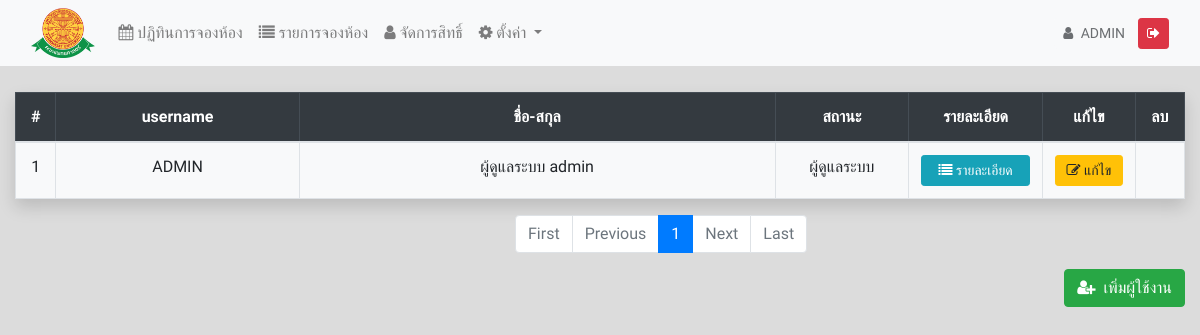
Screenshot of /user_manage.php (signed in) with the database file from the repository.
### tables this page shows
CREATE TABLE `users` (
  `id` int(11) NOT NULL AUTO_INCREMENT,
  `username` varchar(255) DEFAULT NULL,
  `password` varchar(50) NOT NULL,
  `TFNAME` varchar(150) NOT NULL,
  `TLNAME` varchar(150) NOT NULL,
  `sex` varchar(50) DEFAULT NULL,
  `id_card` varchar(13) DEFAULT NULL,
  `session_id` varchar(32) DEFAULT NULL,
  `create_date` datetime DEFAULT CURRENT_TIMESTAMP,
  `active` tinyint(1) DEFAULT '1',
  `status_type` int(11) DEFAULT '0' COMMENT '0 = ผู้ใช้ , 1 = Admin',
  PRIMARY KEY (`id`),
  KEY `username` (`username`)
);

### user_manage.php (the view, shortened to what this page needs)
<!doctype html>
<html lang="en">
<head>
    <link rel="stylesheet" href="https://stackpath.bootstrapcdn.com/font-awesome/4.7.0/css/font-awesome.css">
    <link rel="stylesheet" href="https://stackpath.bootstrapcdn.com/bootstrap/4.5.2/css/bootstrap.min.css"
>
    <link rel="stylesheet" href="css/style.css">
</head>
<body>
    <?
        include "ui/nav.php";
        include "function.php";
        $sql = "SELECT * FROM users ORDER BY id ASC";
        $result = $conn->query($sql);
        $users = array();
        if($result->num_rows > 0){
            $i = 0;
            while($row = $result->fetch_object()){
                foreach($row as $key => $val){
                    $users[$i][$key] = $val;
                }
                $i++;
            }
        }
    ?>
    <div class="container-fluid">
        <div class="row mt-3">
            <?
          if((isset($_SESSION) && $_SESSION['status_type'] != '1')){
            echo "<script>alert('ท่านไม่มีสิทธิ์ในหน้านี้')</script>";
        }else{
        ?>
            <div class="col-lg-12 col-md-12">
                <table class="table table-bordered shadow text-center" id="data-table">
                    <thead class="table-dark">
                        <tr>
                            <th width="5%">#</th>
                            <th width="20%">username</th>
                            <th>ชื่อ-สกุล</th>
                            <th width="12%">สถานะ</th>
                            <th width="12%">รายละเอียด</th>
                            <th width="9%">แก้ไข</th>
                            <th width="5%">ลบ</th>
                        </tr>
                    </thead>
                    <tbody class="bg-light">
                        <?
                    if(count($users) > 0){
                        for($i = 0 ; $i < count($users) ; $i++){?>
                        <tr>
                            <td><?= $i+1;?></td>
                            <td><?= $users[$i]['username'];?></td>
                            <td><?= $users[$i]['TFNAME']. " " . $users[$i]['TLNAME'];?></td>
                            <td><?= ($users[$i]['status_type'] == '1') ? 'ผู้ดูแลระบบ' : 'ผู้ใช้งาน' ;?></td>
                            <td>
                                <button type="button" name="details" class="btn btn-sm btn-block btn-info view_data"
                                    id="<?= $users[$i]['id']; ?>">
                                    <i class="fa fa-list" aria-hidden="true"></i> รายละเอียด</button>
                            </td>
                            <td>
                                <button type="button" name="edit" class="btn btn-sm btn-block btn-warning edit_data"
                                    id="<?= $users[$i]['id']; ?>">
                                    <i class="fa fa-edit" aria-hidden="true"></i> แก้ไข</button>
                            </td>
                            <td>
                            </td>
                        </tr>
                        <?}
                    }?>
                    </tbody>
                </table>
                <button class="btn btn-success pull-right btn_addUser" href="#" data-toggle="modal"
                    data-target="#add_employee">
                    <i class="fa fa-user-plus mr-2" aria-hidden="true"></i>เพิ่มผู้ใช้งาน
                </button>
            </div>
            <?}?>
        </div>
    </div>
</body>
</html>

### css/style.css (style rules this page uses)
body { background-color: gainsboro; font-family: 'Sarabun', sans-serif; }
.shadow { box-shadow: 2px 2px 12px rgba(0, 0, 0, 0.2); margin-top: 10px }

### rows the page displays
users: username "ADMIN", TFNAME "ผู้ดูแลระบบ", TLNAME "admin", status_type "ผู้ดูแลระบบ"

### other values shown
$_SESSION['_LOGIN'] "ADMIN"
